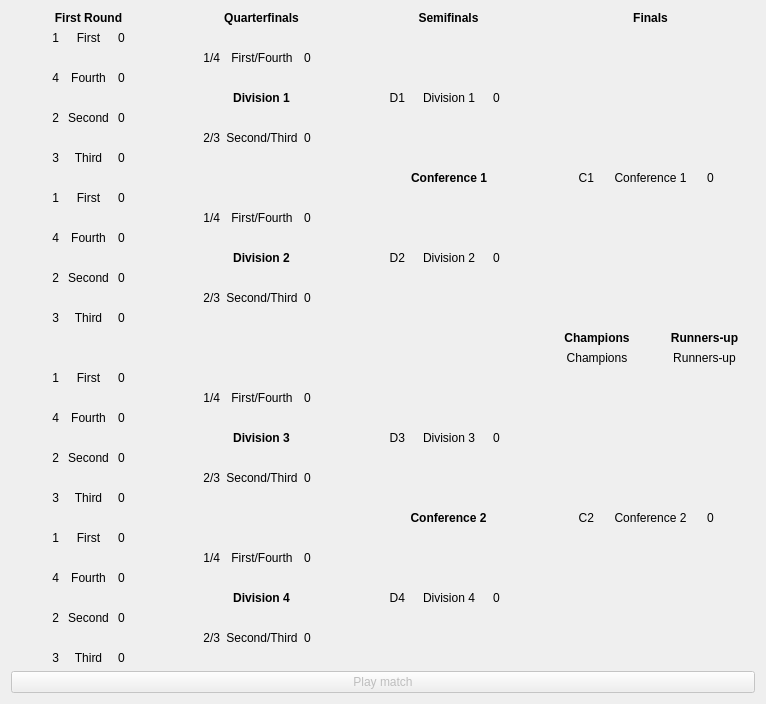
<?xml version="1.0" encoding="UTF-8"?>
<ui version="4.0">
 <class>SixteenTeamDivisionalCup</class>
 <widget class="QWidget" name="SixteenTeamDivisionalCup">
  <property name="geometry">
   <rect>
    <x>0</x>
    <y>0</y>
    <width>766</width>
    <height>661</height>
   </rect>
  </property>
  <property name="windowTitle">
   <string>Cup</string>
  </property>
  <layout class="QGridLayout" name="gridLayout">
   <item row="0" column="0" colspan="3">
    <widget class="QLabel" name="firstRoundLabel">
     <property name="font">
      <font>
       <weight>75</weight>
       <bold>true</bold>
      </font>
     </property>
     <property name="text">
      <string>First Round</string>
     </property>
     <property name="alignment">
      <set>Qt::AlignCenter</set>
     </property>
    </widget>
   </item>
   <item row="0" column="3" colspan="3">
    <widget class="QLabel" name="qfLabel">
     <property name="font">
      <font>
       <weight>75</weight>
       <bold>true</bold>
      </font>
     </property>
     <property name="text">
      <string>Quarterfinals</string>
     </property>
     <property name="alignment">
      <set>Qt::AlignCenter</set>
     </property>
    </widget>
   </item>
   <item row="0" column="6" colspan="3">
    <widget class="QLabel" name="sfLabel">
     <property name="font">
      <font>
       <weight>75</weight>
       <bold>true</bold>
      </font>
     </property>
     <property name="text">
      <string>Semifinals</string>
     </property>
     <property name="alignment">
      <set>Qt::AlignCenter</set>
     </property>
    </widget>
   </item>
   <item row="0" column="9" colspan="4">
    <widget class="QLabel" name="finalsLabel">
     <property name="font">
      <font>
       <weight>75</weight>
       <bold>true</bold>
      </font>
     </property>
     <property name="text">
      <string>Finals</string>
     </property>
     <property name="alignment">
      <set>Qt::AlignCenter</set>
     </property>
    </widget>
   </item>
   <item row="1" column="0">
    <widget class="QLabel" name="division1FirstSeed">
     <property name="text">
      <string>1</string>
     </property>
     <property name="alignment">
      <set>Qt::AlignRight|Qt::AlignTrailing|Qt::AlignVCenter</set>
     </property>
    </widget>
   </item>
   <item row="1" column="1">
    <widget class="QLabel" name="division1FirstTeam">
     <property name="text">
      <string>First</string>
     </property>
     <property name="alignment">
      <set>Qt::AlignCenter</set>
     </property>
    </widget>
   </item>
   <item row="1" column="2">
    <widget class="QLabel" name="division1FirstScore">
     <property name="text">
      <string>0</string>
     </property>
    </widget>
   </item>
   <item row="2" column="3">
    <widget class="QLabel" name="division1Seed1">
     <property name="text">
      <string>1/4</string>
     </property>
     <property name="alignment">
      <set>Qt::AlignRight|Qt::AlignTrailing|Qt::AlignVCenter</set>
     </property>
    </widget>
   </item>
   <item row="2" column="4">
    <widget class="QLabel" name="division1Team1">
     <property name="text">
      <string>First/Fourth</string>
     </property>
     <property name="alignment">
      <set>Qt::AlignCenter</set>
     </property>
    </widget>
   </item>
   <item row="2" column="5">
    <widget class="QLabel" name="division1Score1">
     <property name="text">
      <string>0</string>
     </property>
    </widget>
   </item>
   <item row="3" column="0">
    <widget class="QLabel" name="division1FourthSeed">
     <property name="text">
      <string>4</string>
     </property>
     <property name="alignment">
      <set>Qt::AlignRight|Qt::AlignTrailing|Qt::AlignVCenter</set>
     </property>
    </widget>
   </item>
   <item row="3" column="1">
    <widget class="QLabel" name="division1FourthTeam">
     <property name="text">
      <string>Fourth</string>
     </property>
     <property name="alignment">
      <set>Qt::AlignCenter</set>
     </property>
    </widget>
   </item>
   <item row="3" column="2">
    <widget class="QLabel" name="division1FourthScore">
     <property name="text">
      <string>0</string>
     </property>
    </widget>
   </item>
   <item row="4" column="3" colspan="3">
    <widget class="QLabel" name="division1Label">
     <property name="font">
      <font>
       <weight>75</weight>
       <bold>true</bold>
      </font>
     </property>
     <property name="text">
      <string>Division 1</string>
     </property>
     <property name="alignment">
      <set>Qt::AlignCenter</set>
     </property>
    </widget>
   </item>
   <item row="4" column="6">
    <widget class="QLabel" name="division1Seed">
     <property name="text">
      <string>D1</string>
     </property>
     <property name="alignment">
      <set>Qt::AlignRight|Qt::AlignTrailing|Qt::AlignVCenter</set>
     </property>
    </widget>
   </item>
   <item row="4" column="7">
    <widget class="QLabel" name="division1Team">
     <property name="text">
      <string>Division 1</string>
     </property>
     <property name="alignment">
      <set>Qt::AlignCenter</set>
     </property>
    </widget>
   </item>
   <item row="4" column="8">
    <widget class="QLabel" name="division1Score">
     <property name="text">
      <string>0</string>
     </property>
    </widget>
   </item>
   <item row="5" column="0">
    <widget class="QLabel" name="division1SecondSeed">
     <property name="text">
      <string>2</string>
     </property>
     <property name="alignment">
      <set>Qt::AlignRight|Qt::AlignTrailing|Qt::AlignVCenter</set>
     </property>
    </widget>
   </item>
   <item row="5" column="1">
    <widget class="QLabel" name="division1SecondTeam">
     <property name="text">
      <string>Second</string>
     </property>
     <property name="alignment">
      <set>Qt::AlignCenter</set>
     </property>
    </widget>
   </item>
   <item row="5" column="2">
    <widget class="QLabel" name="division1SecondScore">
     <property name="text">
      <string>0</string>
     </property>
    </widget>
   </item>
   <item row="6" column="3">
    <widget class="QLabel" name="division1Seed2">
     <property name="text">
      <string>2/3</string>
     </property>
     <property name="alignment">
      <set>Qt::AlignRight|Qt::AlignTrailing|Qt::AlignVCenter</set>
     </property>
    </widget>
   </item>
   <item row="6" column="4">
    <widget class="QLabel" name="division1Team2">
     <property name="text">
      <string>Second/Third</string>
     </property>
     <property name="alignment">
      <set>Qt::AlignCenter</set>
     </property>
    </widget>
   </item>
   <item row="6" column="5">
    <widget class="QLabel" name="division1Score2">
     <property name="text">
      <string>0</string>
     </property>
    </widget>
   </item>
   <item row="7" column="0">
    <widget class="QLabel" name="division1ThirdSeed">
     <property name="text">
      <string>3</string>
     </property>
     <property name="alignment">
      <set>Qt::AlignRight|Qt::AlignTrailing|Qt::AlignVCenter</set>
     </property>
    </widget>
   </item>
   <item row="7" column="1">
    <widget class="QLabel" name="division1ThirdTeam">
     <property name="text">
      <string>Third</string>
     </property>
     <property name="alignment">
      <set>Qt::AlignCenter</set>
     </property>
    </widget>
   </item>
   <item row="7" column="2">
    <widget class="QLabel" name="division1ThirdScore">
     <property name="text">
      <string>0</string>
     </property>
    </widget>
   </item>
   <item row="8" column="7">
    <widget class="QLabel" name="conference1Label">
     <property name="font">
      <font>
       <weight>75</weight>
       <bold>true</bold>
      </font>
     </property>
     <property name="text">
      <string>Conference 1</string>
     </property>
     <property name="alignment">
      <set>Qt::AlignCenter</set>
     </property>
    </widget>
   </item>
   <item row="8" column="9">
    <widget class="QLabel" name="conference1Seed">
     <property name="text">
      <string>C1</string>
     </property>
     <property name="alignment">
      <set>Qt::AlignRight|Qt::AlignTrailing|Qt::AlignVCenter</set>
     </property>
    </widget>
   </item>
   <item row="8" column="10" colspan="2">
    <widget class="QLabel" name="conference1Team">
     <property name="text">
      <string>Conference 1</string>
     </property>
     <property name="alignment">
      <set>Qt::AlignCenter</set>
     </property>
    </widget>
   </item>
   <item row="8" column="12">
    <widget class="QLabel" name="conference1Score">
     <property name="text">
      <string>0</string>
     </property>
    </widget>
   </item>
   <item row="9" column="0">
    <widget class="QLabel" name="division2FirstSeed">
     <property name="text">
      <string>1</string>
     </property>
     <property name="alignment">
      <set>Qt::AlignRight|Qt::AlignTrailing|Qt::AlignVCenter</set>
     </property>
    </widget>
   </item>
   <item row="9" column="1">
    <widget class="QLabel" name="division2FirstTeam">
     <property name="text">
      <string>First</string>
     </property>
     <property name="alignment">
      <set>Qt::AlignCenter</set>
     </property>
    </widget>
   </item>
   <item row="9" column="2">
    <widget class="QLabel" name="division2FirstScore">
     <property name="text">
      <string>0</string>
     </property>
    </widget>
   </item>
   <item row="10" column="3">
    <widget class="QLabel" name="division2Seed1">
     <property name="text">
      <string>1/4</string>
     </property>
     <property name="alignment">
      <set>Qt::AlignRight|Qt::AlignTrailing|Qt::AlignVCenter</set>
     </property>
    </widget>
   </item>
   <item row="10" column="4">
    <widget class="QLabel" name="division2Team1">
     <property name="text">
      <string>First/Fourth</string>
     </property>
     <property name="alignment">
      <set>Qt::AlignCenter</set>
     </property>
    </widget>
   </item>
   <item row="10" column="5">
    <widget class="QLabel" name="division2Score1">
     <property name="text">
      <string>0</string>
     </property>
    </widget>
   </item>
   <item row="11" column="0">
    <widget class="QLabel" name="division2FourthSeed">
     <property name="text">
      <string>4</string>
     </property>
     <property name="alignment">
      <set>Qt::AlignRight|Qt::AlignTrailing|Qt::AlignVCenter</set>
     </property>
    </widget>
   </item>
   <item row="11" column="1">
    <widget class="QLabel" name="division2FourthTeam">
     <property name="text">
      <string>Fourth</string>
     </property>
     <property name="alignment">
      <set>Qt::AlignCenter</set>
     </property>
    </widget>
   </item>
   <item row="11" column="2">
    <widget class="QLabel" name="division2FourthScore">
     <property name="text">
      <string>0</string>
     </property>
    </widget>
   </item>
   <item row="12" column="3" colspan="3">
    <widget class="QLabel" name="division2Label">
     <property name="font">
      <font>
       <weight>75</weight>
       <bold>true</bold>
      </font>
     </property>
     <property name="text">
      <string>Division 2</string>
     </property>
     <property name="alignment">
      <set>Qt::AlignCenter</set>
     </property>
    </widget>
   </item>
   <item row="12" column="6">
    <widget class="QLabel" name="division2Seed">
     <property name="text">
      <string>D2</string>
     </property>
     <property name="alignment">
      <set>Qt::AlignRight|Qt::AlignTrailing|Qt::AlignVCenter</set>
     </property>
    </widget>
   </item>
   <item row="12" column="7">
    <widget class="QLabel" name="division2Team">
     <property name="text">
      <string>Division 2</string>
     </property>
     <property name="alignment">
      <set>Qt::AlignCenter</set>
     </property>
    </widget>
   </item>
   <item row="12" column="8">
    <widget class="QLabel" name="division2Score">
     <property name="text">
      <string>0</string>
     </property>
    </widget>
   </item>
   <item row="13" column="0">
    <widget class="QLabel" name="division2SecondSeed">
     <property name="text">
      <string>2</string>
     </property>
     <property name="alignment">
      <set>Qt::AlignRight|Qt::AlignTrailing|Qt::AlignVCenter</set>
     </property>
    </widget>
   </item>
   <item row="13" column="1">
    <widget class="QLabel" name="division2SecondTeam">
     <property name="text">
      <string>Second</string>
     </property>
     <property name="alignment">
      <set>Qt::AlignCenter</set>
     </property>
    </widget>
   </item>
   <item row="13" column="2">
    <widget class="QLabel" name="division2SecondScore">
     <property name="text">
      <string>0</string>
     </property>
    </widget>
   </item>
   <item row="14" column="3">
    <widget class="QLabel" name="division2Seed2">
     <property name="text">
      <string>2/3</string>
     </property>
     <property name="alignment">
      <set>Qt::AlignRight|Qt::AlignTrailing|Qt::AlignVCenter</set>
     </property>
    </widget>
   </item>
   <item row="14" column="4">
    <widget class="QLabel" name="division2Team2">
     <property name="text">
      <string>Second/Third</string>
     </property>
     <property name="alignment">
      <set>Qt::AlignCenter</set>
     </property>
    </widget>
   </item>
   <item row="14" column="5">
    <widget class="QLabel" name="division2Score2">
     <property name="text">
      <string>0</string>
     </property>
    </widget>
   </item>
   <item row="15" column="0">
    <widget class="QLabel" name="division2ThirdSeed">
     <property name="text">
      <string>3</string>
     </property>
     <property name="alignment">
      <set>Qt::AlignRight|Qt::AlignTrailing|Qt::AlignVCenter</set>
     </property>
    </widget>
   </item>
   <item row="15" column="1">
    <widget class="QLabel" name="division2ThirdTeam">
     <property name="text">
      <string>Third</string>
     </property>
     <property name="alignment">
      <set>Qt::AlignCenter</set>
     </property>
    </widget>
   </item>
   <item row="15" column="2">
    <widget class="QLabel" name="division2ThirdScore">
     <property name="text">
      <string>0</string>
     </property>
    </widget>
   </item>
   <item row="16" column="9" colspan="2">
    <widget class="QLabel" name="championsLabel">
     <property name="font">
      <font>
       <weight>75</weight>
       <bold>true</bold>
      </font>
     </property>
     <property name="text">
      <string>Champions</string>
     </property>
     <property name="alignment">
      <set>Qt::AlignCenter</set>
     </property>
    </widget>
   </item>
   <item row="16" column="11" colspan="2">
    <widget class="QLabel" name="runnersUpLabel">
     <property name="font">
      <font>
       <weight>75</weight>
       <bold>true</bold>
      </font>
     </property>
     <property name="text">
      <string>Runners-up</string>
     </property>
     <property name="alignment">
      <set>Qt::AlignCenter</set>
     </property>
    </widget>
   </item>
   <item row="17" column="9" colspan="2">
    <widget class="QLabel" name="champions">
     <property name="text">
      <string>Champions</string>
     </property>
     <property name="alignment">
      <set>Qt::AlignCenter</set>
     </property>
    </widget>
   </item>
   <item row="17" column="11" colspan="2">
    <widget class="QLabel" name="runnersUp">
     <property name="text">
      <string>Runners-up</string>
     </property>
     <property name="alignment">
      <set>Qt::AlignCenter</set>
     </property>
    </widget>
   </item>
   <item row="18" column="0">
    <widget class="QLabel" name="division3FirstSeed">
     <property name="text">
      <string>1</string>
     </property>
     <property name="alignment">
      <set>Qt::AlignRight|Qt::AlignTrailing|Qt::AlignVCenter</set>
     </property>
    </widget>
   </item>
   <item row="18" column="1">
    <widget class="QLabel" name="division3FirstTeam">
     <property name="text">
      <string>First</string>
     </property>
     <property name="alignment">
      <set>Qt::AlignCenter</set>
     </property>
    </widget>
   </item>
   <item row="18" column="2">
    <widget class="QLabel" name="division3FirstScore">
     <property name="text">
      <string>0</string>
     </property>
    </widget>
   </item>
   <item row="19" column="3">
    <widget class="QLabel" name="division3Seed1">
     <property name="text">
      <string>1/4</string>
     </property>
     <property name="alignment">
      <set>Qt::AlignRight|Qt::AlignTrailing|Qt::AlignVCenter</set>
     </property>
    </widget>
   </item>
   <item row="19" column="4">
    <widget class="QLabel" name="division3Team1">
     <property name="text">
      <string>First/Fourth</string>
     </property>
     <property name="alignment">
      <set>Qt::AlignCenter</set>
     </property>
    </widget>
   </item>
   <item row="19" column="5">
    <widget class="QLabel" name="division3Score1">
     <property name="text">
      <string>0</string>
     </property>
    </widget>
   </item>
   <item row="20" column="0">
    <widget class="QLabel" name="division3FourthSeed">
     <property name="text">
      <string>4</string>
     </property>
     <property name="alignment">
      <set>Qt::AlignRight|Qt::AlignTrailing|Qt::AlignVCenter</set>
     </property>
    </widget>
   </item>
   <item row="20" column="1">
    <widget class="QLabel" name="division3FourthTeam">
     <property name="text">
      <string>Fourth</string>
     </property>
     <property name="alignment">
      <set>Qt::AlignCenter</set>
     </property>
    </widget>
   </item>
   <item row="20" column="2">
    <widget class="QLabel" name="division3FourthScore">
     <property name="text">
      <string>0</string>
     </property>
    </widget>
   </item>
   <item row="21" column="3" colspan="3">
    <widget class="QLabel" name="division3Label">
     <property name="font">
      <font>
       <weight>75</weight>
       <bold>true</bold>
      </font>
     </property>
     <property name="text">
      <string>Division 3</string>
     </property>
     <property name="alignment">
      <set>Qt::AlignCenter</set>
     </property>
    </widget>
   </item>
   <item row="21" column="6">
    <widget class="QLabel" name="division3Seed">
     <property name="text">
      <string>D3</string>
     </property>
     <property name="alignment">
      <set>Qt::AlignRight|Qt::AlignTrailing|Qt::AlignVCenter</set>
     </property>
    </widget>
   </item>
   <item row="21" column="7">
    <widget class="QLabel" name="division3Team">
     <property name="text">
      <string>Division 3</string>
     </property>
     <property name="alignment">
      <set>Qt::AlignCenter</set>
     </property>
    </widget>
   </item>
   <item row="21" column="8">
    <widget class="QLabel" name="division3Score">
     <property name="text">
      <string>0</string>
     </property>
    </widget>
   </item>
   <item row="22" column="0">
    <widget class="QLabel" name="division3SecondSeed">
     <property name="text">
      <string>2</string>
     </property>
     <property name="alignment">
      <set>Qt::AlignRight|Qt::AlignTrailing|Qt::AlignVCenter</set>
     </property>
    </widget>
   </item>
   <item row="22" column="1">
    <widget class="QLabel" name="division3SecondTeam">
     <property name="text">
      <string>Second</string>
     </property>
     <property name="alignment">
      <set>Qt::AlignCenter</set>
     </property>
    </widget>
   </item>
   <item row="22" column="2">
    <widget class="QLabel" name="division3SecondScore">
     <property name="text">
      <string>0</string>
     </property>
    </widget>
   </item>
   <item row="23" column="3">
    <widget class="QLabel" name="division3Seed2">
     <property name="text">
      <string>2/3</string>
     </property>
     <property name="alignment">
      <set>Qt::AlignRight|Qt::AlignTrailing|Qt::AlignVCenter</set>
     </property>
    </widget>
   </item>
   <item row="23" column="4">
    <widget class="QLabel" name="division3Team2">
     <property name="text">
      <string>Second/Third</string>
     </property>
     <property name="alignment">
      <set>Qt::AlignCenter</set>
     </property>
    </widget>
   </item>
   <item row="23" column="5">
    <widget class="QLabel" name="division3Score2">
     <property name="text">
      <string>0</string>
     </property>
    </widget>
   </item>
   <item row="24" column="0">
    <widget class="QLabel" name="division3ThirdSeed">
     <property name="text">
      <string>3</string>
     </property>
     <property name="alignment">
      <set>Qt::AlignRight|Qt::AlignTrailing|Qt::AlignVCenter</set>
     </property>
    </widget>
   </item>
   <item row="24" column="1">
    <widget class="QLabel" name="division3ThirdTeam">
     <property name="text">
      <string>Third</string>
     </property>
     <property name="alignment">
      <set>Qt::AlignCenter</set>
     </property>
    </widget>
   </item>
   <item row="24" column="2">
    <widget class="QLabel" name="division3ThirdScore">
     <property name="text">
      <string>0</string>
     </property>
    </widget>
   </item>
   <item row="25" column="6" colspan="3">
    <widget class="QLabel" name="conference2Label">
     <property name="font">
      <font>
       <weight>75</weight>
       <bold>true</bold>
      </font>
     </property>
     <property name="text">
      <string>Conference 2</string>
     </property>
     <property name="alignment">
      <set>Qt::AlignCenter</set>
     </property>
    </widget>
   </item>
   <item row="25" column="9">
    <widget class="QLabel" name="conference2Seed">
     <property name="text">
      <string>C2</string>
     </property>
     <property name="alignment">
      <set>Qt::AlignRight|Qt::AlignTrailing|Qt::AlignVCenter</set>
     </property>
    </widget>
   </item>
   <item row="25" column="10" colspan="2">
    <widget class="QLabel" name="conference2Team">
     <property name="text">
      <string>Conference 2</string>
     </property>
     <property name="alignment">
      <set>Qt::AlignCenter</set>
     </property>
    </widget>
   </item>
   <item row="25" column="12">
    <widget class="QLabel" name="conference2Score">
     <property name="text">
      <string>0</string>
     </property>
    </widget>
   </item>
   <item row="26" column="0">
    <widget class="QLabel" name="division4FirstSeed">
     <property name="text">
      <string>1</string>
     </property>
     <property name="alignment">
      <set>Qt::AlignRight|Qt::AlignTrailing|Qt::AlignVCenter</set>
     </property>
    </widget>
   </item>
   <item row="26" column="1">
    <widget class="QLabel" name="division4FirstTeam">
     <property name="text">
      <string>First</string>
     </property>
     <property name="alignment">
      <set>Qt::AlignCenter</set>
     </property>
    </widget>
   </item>
   <item row="26" column="2">
    <widget class="QLabel" name="division4FirstScore">
     <property name="text">
      <string>0</string>
     </property>
    </widget>
   </item>
   <item row="27" column="3">
    <widget class="QLabel" name="division4Seed1">
     <property name="text">
      <string>1/4</string>
     </property>
     <property name="alignment">
      <set>Qt::AlignRight|Qt::AlignTrailing|Qt::AlignVCenter</set>
     </property>
    </widget>
   </item>
   <item row="27" column="4">
    <widget class="QLabel" name="division4Team1">
     <property name="text">
      <string>First/Fourth</string>
     </property>
     <property name="alignment">
      <set>Qt::AlignCenter</set>
     </property>
    </widget>
   </item>
   <item row="27" column="5">
    <widget class="QLabel" name="division4Score1">
     <property name="text">
      <string>0</string>
     </property>
    </widget>
   </item>
   <item row="28" column="0">
    <widget class="QLabel" name="division4FourthSeed">
     <property name="text">
      <string>4</string>
     </property>
     <property name="alignment">
      <set>Qt::AlignRight|Qt::AlignTrailing|Qt::AlignVCenter</set>
     </property>
    </widget>
   </item>
   <item row="28" column="1">
    <widget class="QLabel" name="division4FourthTeam">
     <property name="text">
      <string>Fourth</string>
     </property>
     <property name="alignment">
      <set>Qt::AlignCenter</set>
     </property>
    </widget>
   </item>
   <item row="28" column="2">
    <widget class="QLabel" name="division4FourthScore">
     <property name="text">
      <string>0</string>
     </property>
    </widget>
   </item>
   <item row="29" column="3" colspan="3">
    <widget class="QLabel" name="division4Label">
     <property name="font">
      <font>
       <weight>75</weight>
       <bold>true</bold>
      </font>
     </property>
     <property name="text">
      <string>Division 4</string>
     </property>
     <property name="alignment">
      <set>Qt::AlignCenter</set>
     </property>
    </widget>
   </item>
   <item row="29" column="6">
    <widget class="QLabel" name="division4Seed">
     <property name="text">
      <string>D4</string>
     </property>
     <property name="alignment">
      <set>Qt::AlignRight|Qt::AlignTrailing|Qt::AlignVCenter</set>
     </property>
    </widget>
   </item>
   <item row="29" column="7">
    <widget class="QLabel" name="division4Team">
     <property name="text">
      <string>Division 4</string>
     </property>
     <property name="alignment">
      <set>Qt::AlignCenter</set>
     </property>
    </widget>
   </item>
   <item row="29" column="8">
    <widget class="QLabel" name="division4Score">
     <property name="text">
      <string>0</string>
     </property>
    </widget>
   </item>
   <item row="30" column="0">
    <widget class="QLabel" name="division4SecondSeed">
     <property name="text">
      <string>2</string>
     </property>
     <property name="alignment">
      <set>Qt::AlignRight|Qt::AlignTrailing|Qt::AlignVCenter</set>
     </property>
    </widget>
   </item>
   <item row="30" column="1">
    <widget class="QLabel" name="division4SecondTeam">
     <property name="text">
      <string>Second</string>
     </property>
     <property name="alignment">
      <set>Qt::AlignCenter</set>
     </property>
    </widget>
   </item>
   <item row="30" column="2">
    <widget class="QLabel" name="division4SecondScore">
     <property name="text">
      <string>0</string>
     </property>
    </widget>
   </item>
   <item row="31" column="3">
    <widget class="QLabel" name="division4Seed2">
     <property name="text">
      <string>2/3</string>
     </property>
     <property name="alignment">
      <set>Qt::AlignRight|Qt::AlignTrailing|Qt::AlignVCenter</set>
     </property>
    </widget>
   </item>
   <item row="31" column="4">
    <widget class="QLabel" name="division4Team2">
     <property name="text">
      <string>Second/Third</string>
     </property>
     <property name="alignment">
      <set>Qt::AlignCenter</set>
     </property>
    </widget>
   </item>
   <item row="31" column="5">
    <widget class="QLabel" name="division4Score2">
     <property name="text">
      <string>0</string>
     </property>
    </widget>
   </item>
   <item row="32" column="0">
    <widget class="QLabel" name="division4ThirdSeed">
     <property name="text">
      <string>3</string>
     </property>
     <property name="alignment">
      <set>Qt::AlignRight|Qt::AlignTrailing|Qt::AlignVCenter</set>
     </property>
    </widget>
   </item>
   <item row="32" column="1">
    <widget class="QLabel" name="division4ThirdTeam">
     <property name="text">
      <string>Third</string>
     </property>
     <property name="alignment">
      <set>Qt::AlignCenter</set>
     </property>
    </widget>
   </item>
   <item row="32" column="2">
    <widget class="QLabel" name="division4ThirdScore">
     <property name="text">
      <string>0</string>
     </property>
    </widget>
   </item>
   <item row="33" column="0" colspan="13">
    <widget class="QPushButton" name="playCupMatchButton">
     <property name="enabled">
      <bool>false</bool>
     </property>
     <property name="text">
      <string>Play match</string>
     </property>
    </widget>
   </item>
  </layout>
 </widget>
 <resources/>
 <connections/>
</ui>
